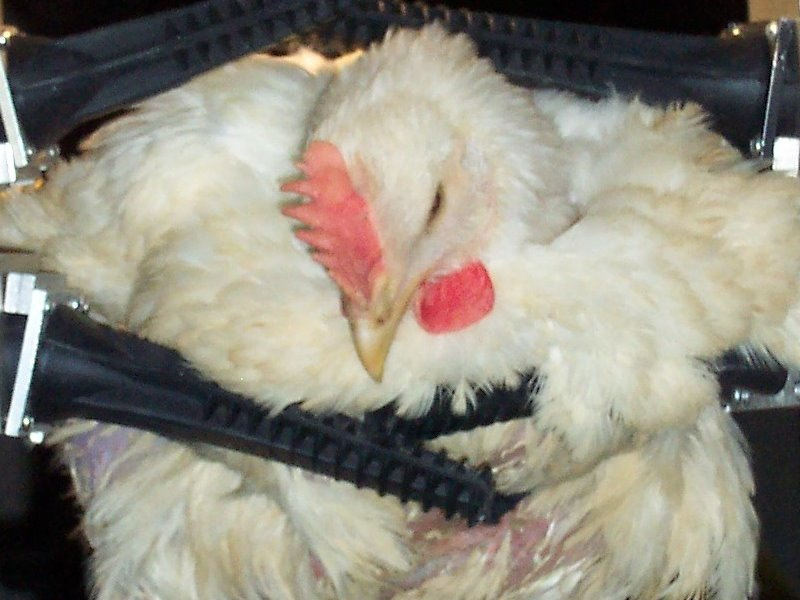
%> input picture HW4/Chicken.jpg, 800 x 600 px
$ octave PCA.m   (GNU Octave 9; MATLAB toolbox functions it lacks are replaced by stand-ins)
%> lines starting %> are read from the running program, lines starting %| are printed output that depends on the picture
clear
clc
% img(:,:,1)=[3 3 5 6; 3 4 4 5; 4 5 5 6; 4 5 5 6];
% img(:,:,2)=[3 2 3 4; 1 5 3 6; 4 5 3 6; 2 4 4 5];
% img(:,:,3)=[4 2 3 4; 1 4 2 4; 4 3 3 5; 2 3 5 5];

img = imread('Chicken.jpg'); % Read image
%> img is the input picture: size 600x800x3 uint8; mean R, G, B 142.7, 137.9, 125.5
img=im2double(img);
%> img: size 600x800x3 double
C=zeros(3);
B=size(img);
%> B = [600 800 3]
N=(B(1)*B(2));
%> N = 480000

for k=1:3
    for j=1:3
        C(k,j)=1/(N)*sum((reshape(img(:,:,k)',N,1)-mean(mean(img(:,:,k)))).*(reshape(img(:,:,j)',N,1)-mean(mean(img(:,:,j)))));
    end
end
%> after the loop, C = [0.0824 0.0773 0.0665; 0.0773 0.0773 0.067; 0.0665 0.067 0.0594]

[V,D,W] = eig(C);
%> V = [-0.176 0.772 0.611; 0.742 -0.304 0.597; -0.647 -0.558 0.52]; D = [0.000628 0 0; 0 0.00385 0; 0 0 0.215]; W has the same summary as V
[D,I] = sort(diag(D),'descend');
%> D = [0.215; 0.00385; 0.000628]; I = [3; 2; 1]
V = V(:, I);
%> V = [0.611 0.772 -0.176; 0.597 -0.304 0.742; 0.52 -0.558 -0.647]
V=V';
%> V = [0.611 0.597 0.52; 0.772 -0.304 -0.558; -0.176 0.742 -0.647]
% [11 lines of commented-out code are left out]

C,V,D
%> after `D`: D = [0.215; 0.00385; 0.000628]

R=img(:,:,1);
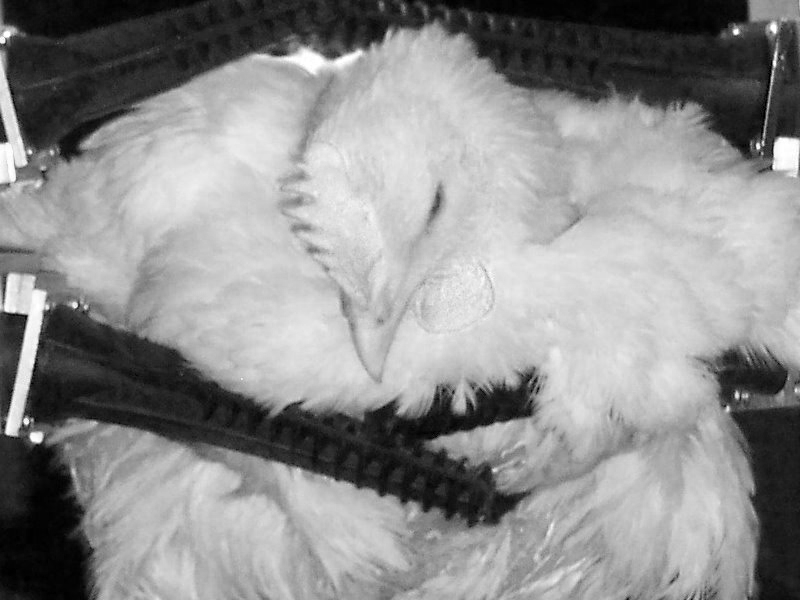
%> R: size 600x800 double; min 0, max 1, mean 0.559
G=img(:,:,2);
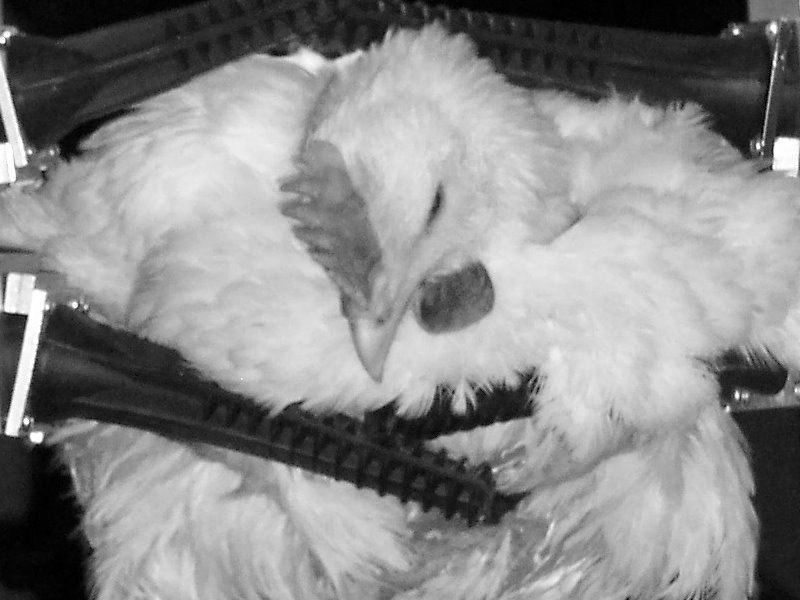
%> G: size 600x800 double; min 0, max 1, mean 0.541
B=img(:,:,3);
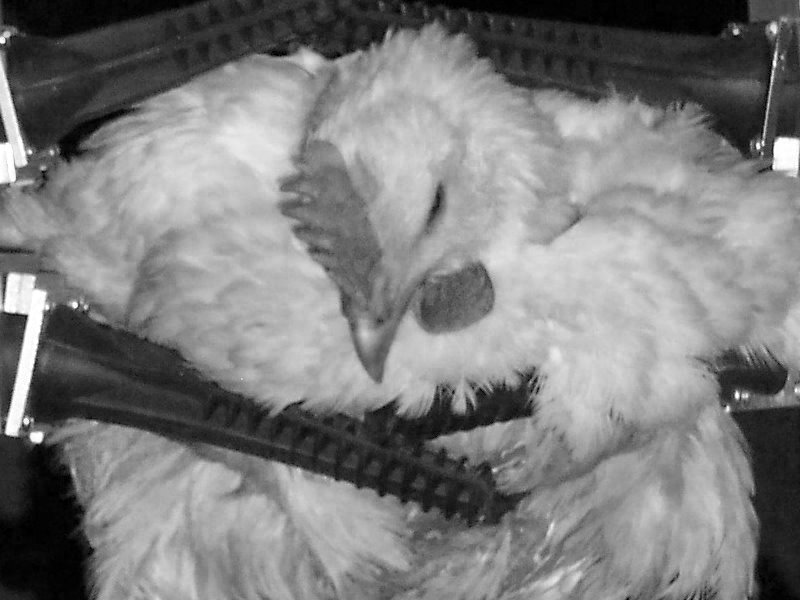
%> B: size 600x800 double; min 0, max 1, mean 0.492

R_mean= sum(sum(R))/B(1)*B(2);
%> R_mean = 268521.1
G_mean= sum(sum(G))/B(1)*B(2);
%> G_mean = 259645
B_mean= sum(sum(B))/B(1)*B(2);
%> B_mean = 236141.3

R_hat= R- R_mean;
G_hat= G- G_mean;
B_hat= B- B_mean;

R_hat=R_hat(:)';
G_hat=G_hat(:)';
B_hat=B_hat(:)';
X=[R_hat; G_hat; B_hat];

Y=V*X;
b=255;
a=0;
x1_m=min(Y(1,:));
%> x1_m = -441836.2
x1_M=max(Y(1,:));
%> x1_M = -441834.4
x2_m=min(Y(2,:));
%> x2_m = 3437.9
x2_M=max(Y(2,:));
%> x2_M = 3438.6
x3_m=min(Y(3,:));
%> x3_m = 7126.2
x3_M=max(Y(3,:));
%> x3_M = 7126.6

y1=((b-a)/(x1_M-x1_m))*(Y(1,:)-x1_m) + a;
y2=((b-a)/(x2_M-x2_m))*(Y(2,:)-x2_m) + a;
y3=((b-a)/(x3_M-x3_m))*(Y(3,:)-x3_m) + a;

yr=reshape(y1,[600,800]);
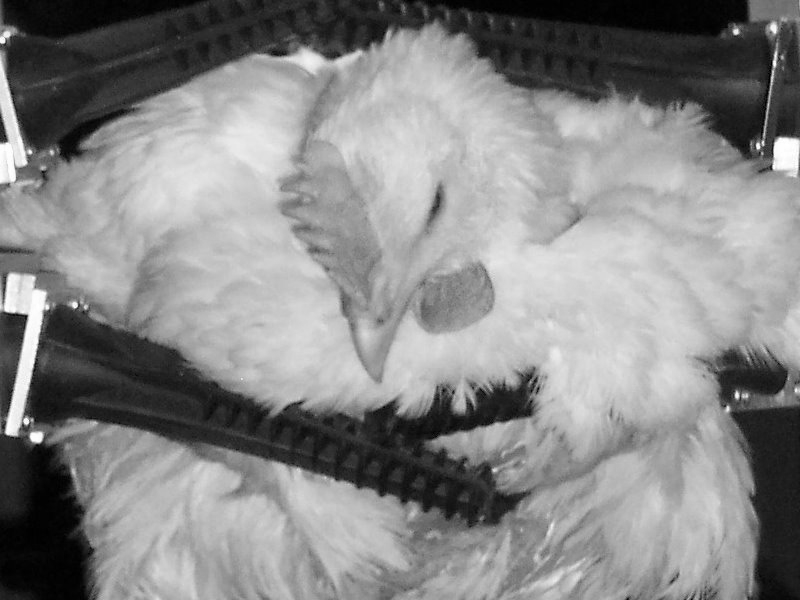
%> yr: size 600x800 double; min 0, max 255, mean 135.8; drawn with min black and max white
yg=reshape(y2,[600,800]);
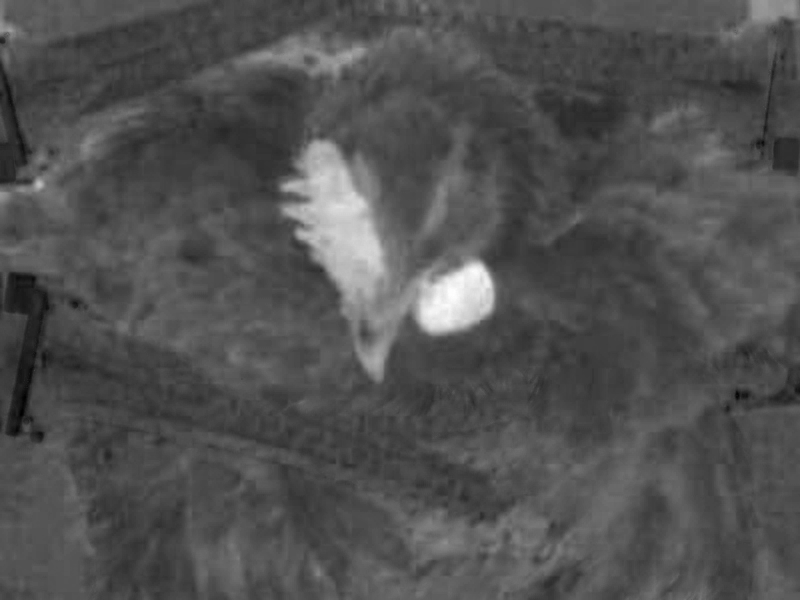
%> yg: size 600x800 double; min 0, max 255, mean 81.6
yb=reshape(y3,[600,800]);
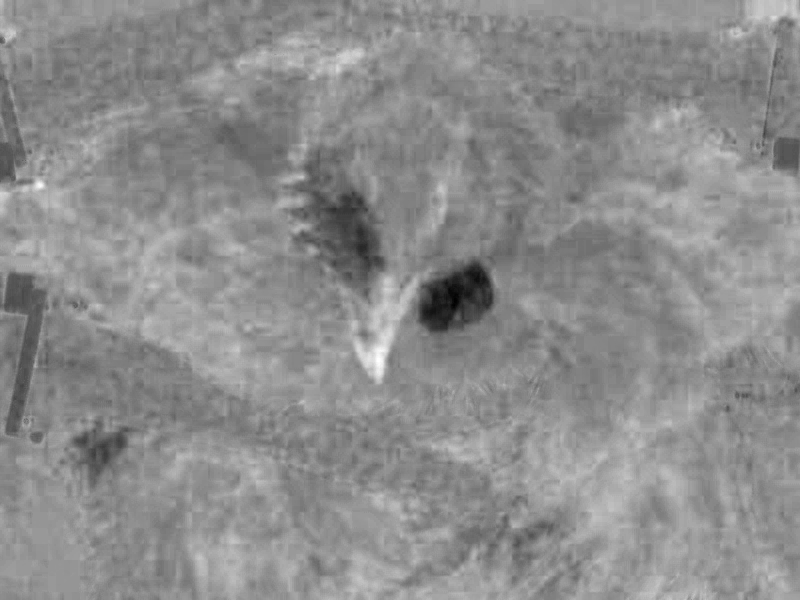
%> yb: size 600x800 double; min 0, max 255, mean 141.1

Image_new(:,:,1)=yr;
Image_new(:,:,2)=yg;
Image_new(:,:,3)=yb;
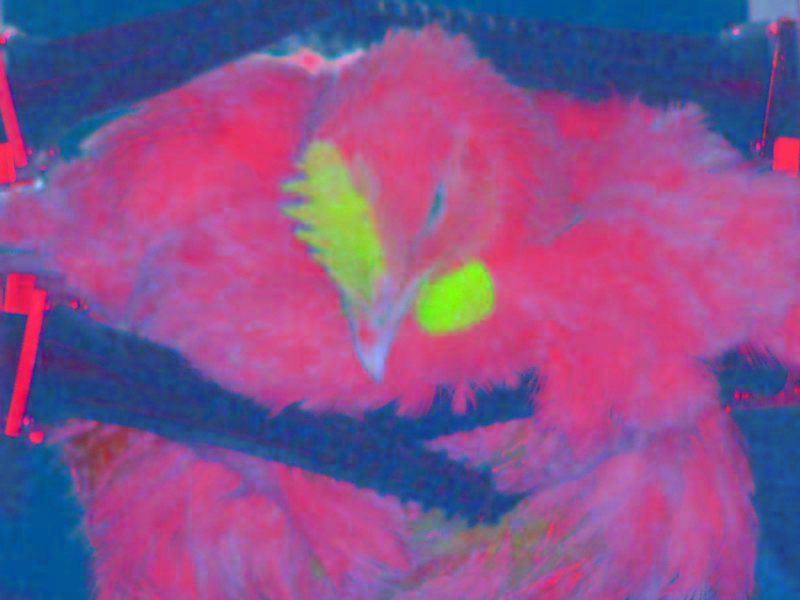
%> Image_new: size 600x800x3 double; mean R, G, B 135.8, 81.6, 141.1; drawn with min black and max white

subplot(1,3,1)
imshow(uint8(yr))

subplot(1,3,2)
imshow(uint8(yg))

subplot(1,3,3)
imshow(uint8(yb))
